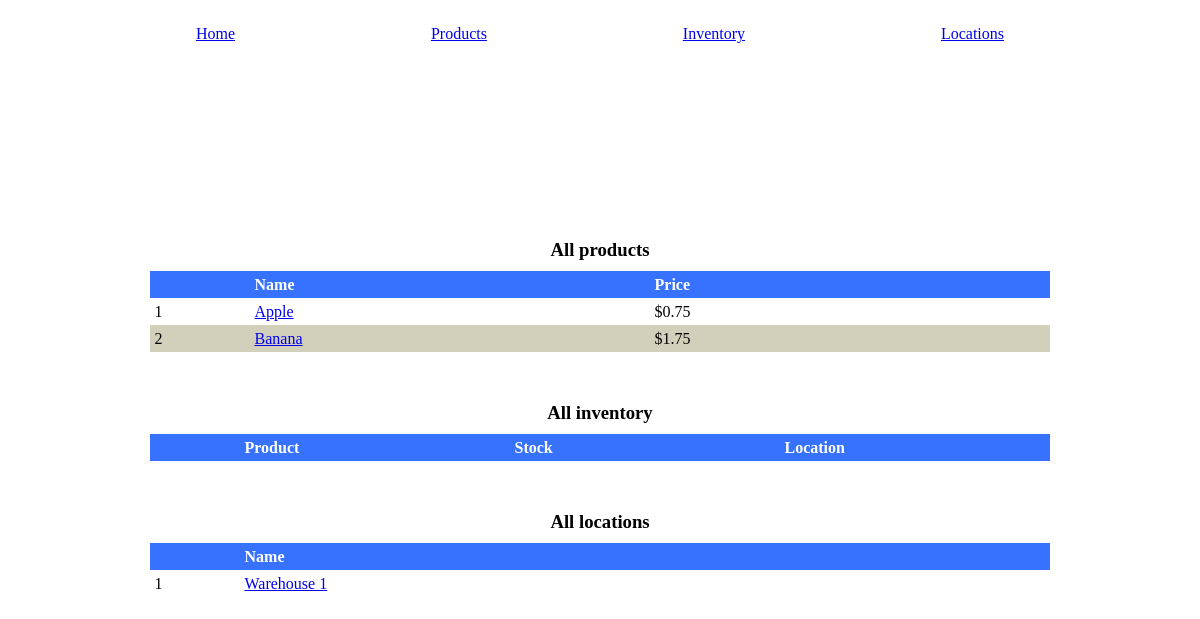
The page / on the database its author committed.
### crud/models.py (models this page shows, shortened)
class Product(models.Model):
    id = models.UUIDField(primary_key=True, default=uuid.uuid4, editable=False)
    name = models.CharField(max_length=200, unique=True, help_text='Name of the product')
    price = models.DecimalField(max_digits=17, decimal_places=2, help_text='Current price of the product. Cannot be less than $0.01.', validators=[MinValueValidator(Decimal('0.01'))])
    class Meta:
        ordering = ['name']
        verbose_name = 'product'

class Location(models.Model):
    id = models.UUIDField(primary_key=True, default=uuid.uuid4, editable=False)
    name = models.CharField(max_length=200, unique=True, help_text='Name of the location.')
    class Meta:
        ordering = ['name']
        verbose_name = 'location'

### crud/views.py (the view)
# urls.py: path('', views.index, name='index'),
def index(request):
    context = {
        'products': Product.objects.all(),
        'locations': Location.objects.all(),
        'inventory': Inventory.objects.all(),
    }
    return render(request, 'crud/index.html', context)

### crud/templates/crud/index.html (shortened to what this page needs)
{% load static %}
<!DOCTYPE html>
<html lang="en">
<head>
    {% block stylesheet %}
        <link rel="stylesheet" href="{% static 'crud/index.css' %}">
    {% endblock %}
</head>
<body>
    {% block header %}
        <header id="header">
            <a href="/">Home</a>
            <a href="/products/">Products</a>
            <a href="/inventory/">Inventory</a>
            <a href="/locations/">Locations</a>
        </header>
    {% endblock header %}
<div class="wrapper">
    {% block content %}
            <section id='all-products'>
                <h3>All products</h3>
                    <table>
                        <thead>
                            <tr>
                                <th></th>
                                <th>Name</th>
                                <th>Price</th>
                            </tr>
                        </thead>
                        <tbody>
                            {% for product in products %}
                                <tr>
                                    <td>{{ forloop.counter }}</td>
                                    <td><a href="/products/{{ product.id }}/">{{ product.name }}</a></td>
                                    <td>${{ product.price }}</td>
                                </tr>
                            {% endfor %}
                        </tbody>
                    </table>
            </section>
            <section id='all-inventory'>
                <h3>All inventory</h3>
                    <table>
                        <thead>
                            <tr>
                                <th></th>
                                <th>Product</th>
                                <th>Stock</th>
                                <th>Location</th>
                            </tr>
                        </thead>
                    </table>
            </section>
            <section id='all-locations'>
                <h3>All locations</h3>
                    <table>
                        <thead>
                            <tr>
                                <th></th>
                                <th>Name</th>
                            </tr>
                        </thead>
                        <tbody>
                            {% for location in locations %}
                                <tr>
                                    <td>{{ forloop.counter }}</td>
                                    <td><a href="/locations/{{ location.id }}/">{{ location.name }}</a></td>
                                </tr>
                            {% endfor %}
                        </tbody>
                    </table>
            </section>
    {% endblock content %}
</div>
</body>
</html>

### crud/static/crud/index.css (style rules this page uses)
* { box-sizing: border-box; margin: 0; padding: 0; }
:root { --row-padding: 0.5%; }
#header { display: flex; justify-content: space-evenly; width: 100vw; margin-top: 25px; }
.wrapper { width: 100vw; height: 100vh; display: grid; align-content: center; }
h3 { margin-bottom: 10px; }
section { display: grid; justify-content: center; place-items: center; margin-bottom: 50px; }
table { border-radius: 30%; table-layout: fixed; border-collapse: collapse; width: 75%; }
tbody tr > td { padding: var(--row-padding); }
tbody tr:nth-child(even) { background-color: #D2D0BA; }
thead th { text-align: left; color: white; background-color: #3772FF; padding: var(--row-padding); }
#all-products thead th:nth-child(1) { width: 10%; }
#all-products thead th:nth-child(2) { width: 40%; }
#all-products thead th:nth-child(3) { width: 40%; }
#all-inventory thead th:nth-child(1) { width: 10%; }
#all-inventory thead th:nth-child(2) { width: 30%; }
#all-inventory thead th:nth-child(3) { width: 30%; }
#all-inventory thead th:nth-child(4) { width: 30%; }
#all-locations thead th:nth-child(1) { width: 10%; }
#all-locations thead th:nth-child(2) { width: 90%; }

### rows shown on the page
Product: name "Apple", price "0.75"
Product: name "Banana", price "1.75"
Location: name "Warehouse 1"
